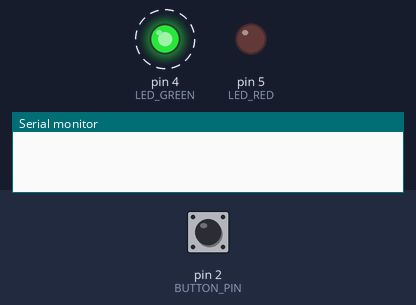
Simulated run of this sketch. Board: Arduino Uno, built with avr-gcc and run on an emulated ATmega328P. On the bench: output pins drawn as LEDs (lit = HIGH), the last lines printed to the serial monitor. Dashed ring = blinking. Inputs (shaded band) come from the test bench; at power-on: pin 2 (BUTTON_PIN) LOW.

Above: at 1.2 s.
1.3 s: pin 2 (BUTTON_PIN) pulled HIGH for 0.15 s
At 1.37 s:
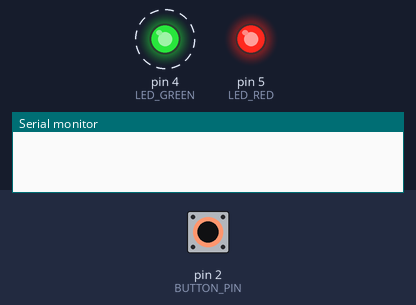
4.3 s: pin 2 (BUTTON_PIN) pulled HIGH for 1 s
At 6.3 s:
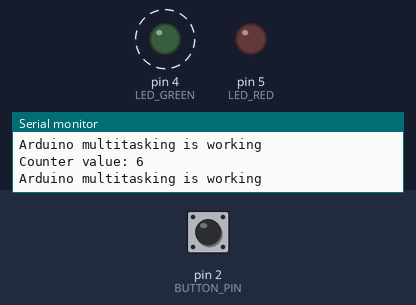
7.3 s: pin 2 (BUTTON_PIN) pulled HIGH for 3.2 s
At 8.8 s:
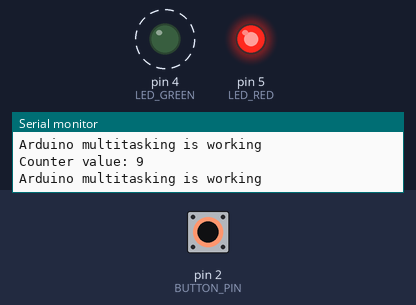
Timing chart, 0 to 18.0 s (numbered marks = the images above; inputs shaded):
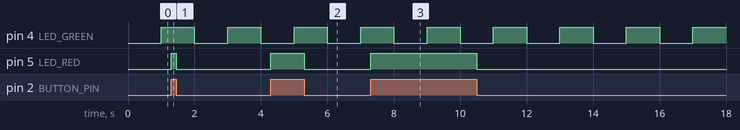

Measured:
- after the input at 1.3 s, pin 5 (LED_RED): LOW → HIGH at once, → LOW 0.15 s later
- after the input at 4.3 s, pin 5 (LED_RED): LOW → HIGH at once, → LOW 1.0 s later
- after the input at 7.3 s, pin 5 (LED_RED): LOW → HIGH at once, → LOW 3.2 s later
- by itself, pin 4 (LED_GREEN): alternates HIGH for 1.0 s and LOW for 1.0 s

The sketch:

Lab03.ino
```cpp
#define LED_GREEN  4
#define LED_RED    5
#define BUTTON_PIN 2

#define TASK1_TIMER_COMPARE 62500  // 1 Hz: 16MHz / (256 * 1 Hz)
#define TASK2_TIMER_COMPARE 6250   // 10 Hz: 16MHz / (256 * 10 Hz)
#define COUNTER_TIME         3     // 3 seconds for the foreground task

volatile unsigned long gCounter = 0; // Counter for Task 1
volatile unsigned char gTask1Flag = 0;
volatile unsigned char gTask2Flag = 0;

void setup()
{
    // Initialize communications
    Serial.begin(9600);

    // Initialize IOs
    pinMode(LED_GREEN, OUTPUT);
    pinMode(LED_RED, OUTPUT);
    pinMode(BUTTON_PIN, INPUT);

    // Initialize Timer1 for Task 1 (1 Hz)
    noInterrupts();
    TCCR1A = 0;
    TCCR1B = 0;
    OCR1A = TASK1_TIMER_COMPARE;
    TCCR1B |= (1 << WGM12); // CTC mode
    TCCR1B |= (1 << CS12);  // 256 prescaler
    TIMSK1 |= (1 << OCIE1A);
    interrupts();

    // Initialize Timer2 for Task 2 (10 Hz)
    noInterrupts();
    TCCR2A = 0;
    TCCR2B = 0;
    OCR2A = TASK2_TIMER_COMPARE;
    TCCR2A |= (1 << WGM21); // CTC mode
    TCCR2B |= (1 << CS22) | (1 << CS21); // 256 prescaler
    TIMSK2 |= (1 << OCIE2A);
    interrupts();
}

ISR(TIMER1_COMPA_vect)
{
    gTask1Flag = 1; // Task 1 Timer Interrupt
    gCounter++;
}

ISR(TIMER2_COMPA_vect)
{
    gTask2Flag = 1; // Task 2 Timer Interrupt
}

void loop() {
    static unsigned long lastCounterValue = 0;

    if (gTask1Flag)
    {
        gTask1Flag = 0;

        // Task 1 - Blink Green LED
        static bool greenLEDState = false;
        digitalWrite(LED_GREEN, greenLEDState ? HIGH : LOW);
        greenLEDState = !greenLEDState;
    }

    if (gTask2Flag)
    {
        gTask2Flag = 0;

        // Task 2 - Read Button Input and control Red LED
        int buttonState = digitalRead(BUTTON_PIN);
        digitalWrite(LED_RED, buttonState);
    }

    // Foreground Task - Print message every 3 seconds
    if (gCounter - lastCounterValue >= COUNTER_TIME)
    { // Use Task 1 counter as a timer
        lastCounterValue = gCounter;
        Serial.print("Counter value: ");
        Serial.println(gCounter);
        Serial.println("Arduino multitasking is working");
    }
}
```
